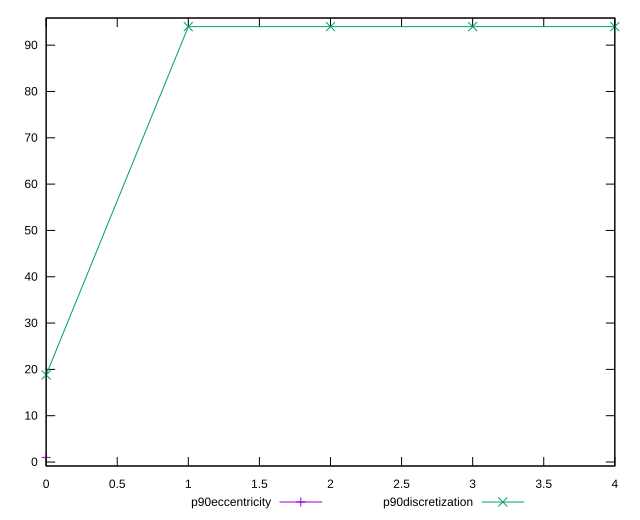

Generate this figure with gnuplot:
reset

$p90Eccentricity <<EOF
0 1.0000000000000016
EOF

$p90Discretization <<EOF
0 18.8
1 94
2 94
3 94
4 94
EOF

set key outside below
set xrange [0:4]
set yrange [-0.8599999999999985:95.86]
set trange [-0.8599999999999985:95.86]
set terminal svg size 640, 520 enhanced background rgb 'white'
set output "report_00012_2021-02-09T11:01:39.952Z/offscreen-images/progression/eccentricity.svg"

plot $p90Eccentricity title "p90eccentricity" with linespoints, \
     $p90Discretization title "p90discretization" with linespoints

reset
